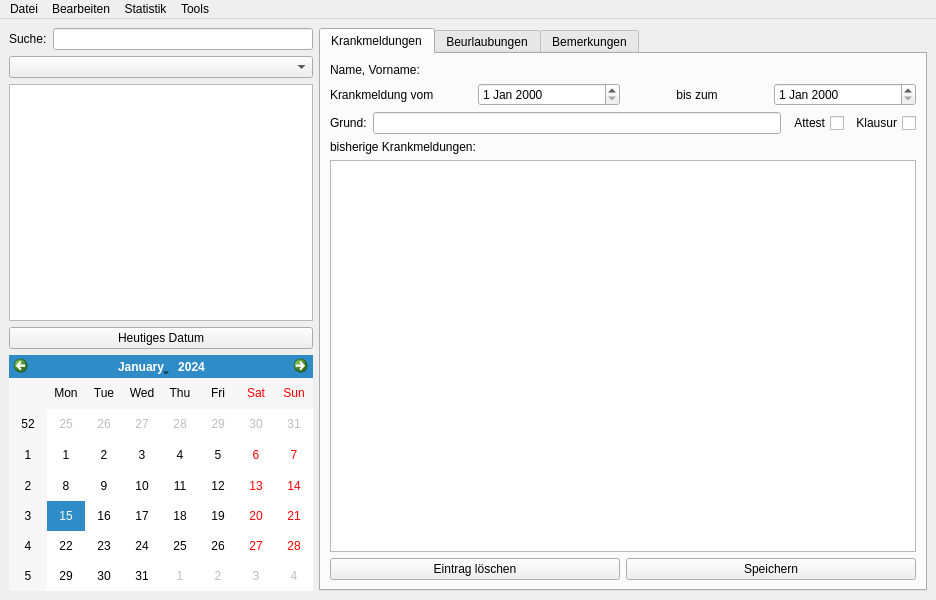
<?xml version="1.0" encoding="UTF-8"?>
<ui version="4.0">
 <class>MainWindow</class>
 <widget class="QMainWindow" name="MainWindow">
  <property name="geometry">
   <rect>
    <x>0</x>
    <y>0</y>
    <width>936</width>
    <height>600</height>
   </rect>
  </property>
  <property name="windowTitle">
   <string>Kleines Helferlein 0.2</string>
  </property>
  <widget class="QWidget" name="centralwidget">
   <layout class="QHBoxLayout" name="horizontalLayout_2" stretch="1,2">
    <item>
     <layout class="QVBoxLayout" name="verticalLayout" stretch="0,0,0,0,0">
      <item>
       <layout class="QHBoxLayout" name="horizontalLayout">
        <item>
         <widget class="QLabel" name="label">
          <property name="text">
           <string>Suche:</string>
          </property>
         </widget>
        </item>
        <item>
         <widget class="QLineEdit" name="lineEdit"/>
        </item>
       </layout>
      </item>
      <item>
       <widget class="QComboBox" name="comboBox_stufenwahl">
        <item>
         <property name="text">
          <string/>
         </property>
        </item>
        <item>
         <property name="text">
          <string>EF</string>
         </property>
        </item>
        <item>
         <property name="text">
          <string>Q1</string>
         </property>
        </item>
        <item>
         <property name="text">
          <string>Q2</string>
         </property>
        </item>
       </widget>
      </item>
      <item>
       <widget class="QTableView" name="tableView_schuelernamen">
        <property name="verticalScrollBarPolicy">
         <enum>Qt::ScrollBarAlwaysOff</enum>
        </property>
        <property name="horizontalScrollBarPolicy">
         <enum>Qt::ScrollBarAlwaysOff</enum>
        </property>
        <property name="selectionBehavior">
         <enum>QAbstractItemView::SelectRows</enum>
        </property>
        <property name="textElideMode">
         <enum>Qt::ElideNone</enum>
        </property>
        <property name="showGrid">
         <bool>false</bool>
        </property>
        <attribute name="horizontalHeaderVisible">
         <bool>false</bool>
        </attribute>
        <attribute name="horizontalHeaderStretchLastSection">
         <bool>true</bool>
        </attribute>
        <attribute name="verticalHeaderVisible">
         <bool>false</bool>
        </attribute>
       </widget>
      </item>
      <item>
       <widget class="QPushButton" name="pushButton_7">
        <property name="text">
         <string>Heutiges Datum</string>
        </property>
       </widget>
      </item>
      <item>
       <widget class="QCalendarWidget" name="calendarWidget">
        <property name="firstDayOfWeek">
         <enum>Qt::Monday</enum>
        </property>
       </widget>
      </item>
     </layout>
    </item>
    <item>
     <widget class="QTabWidget" name="tabWidget">
      <property name="sizePolicy">
       <sizepolicy hsizetype="Minimum" vsizetype="Expanding">
        <horstretch>0</horstretch>
        <verstretch>0</verstretch>
       </sizepolicy>
      </property>
      <property name="minimumSize">
       <size>
        <width>500</width>
        <height>0</height>
       </size>
      </property>
      <property name="tabShape">
       <enum>QTabWidget::Rounded</enum>
      </property>
      <property name="currentIndex">
       <number>0</number>
      </property>
      <widget class="QWidget" name="tab">
       <attribute name="title">
        <string>Krankmeldungen</string>
       </attribute>
       <layout class="QVBoxLayout" name="verticalLayout_4">
        <item>
         <layout class="QHBoxLayout" name="horizontalLayout_10" stretch="0,3">
          <item>
           <widget class="QLabel" name="label_2">
            <property name="text">
             <string>Name, Vorname:</string>
            </property>
           </widget>
          </item>
          <item>
           <widget class="QLabel" name="label_3">
            <property name="text">
             <string/>
            </property>
           </widget>
          </item>
         </layout>
        </item>
        <item>
         <layout class="QHBoxLayout" name="horizontalLayout_3">
          <item>
           <widget class="QLabel" name="label_4">
            <property name="text">
             <string>Krankmeldung vom</string>
            </property>
           </widget>
          </item>
          <item>
           <widget class="QDateEdit" name="dateEdit"/>
          </item>
          <item>
           <widget class="QLabel" name="label_5">
            <property name="text">
             <string>bis zum</string>
            </property>
            <property name="alignment">
             <set>Qt::AlignCenter</set>
            </property>
           </widget>
          </item>
          <item>
           <widget class="QDateEdit" name="dateEdit_2"/>
          </item>
         </layout>
        </item>
        <item>
         <layout class="QHBoxLayout" name="horizontalLayout_4">
          <item>
           <widget class="QLabel" name="label_7">
            <property name="text">
             <string>Grund:</string>
            </property>
           </widget>
          </item>
          <item>
           <widget class="QLineEdit" name="lineEdit_2"/>
          </item>
          <item>
           <widget class="QCheckBox" name="checkBox">
            <property name="layoutDirection">
             <enum>Qt::RightToLeft</enum>
            </property>
            <property name="text">
             <string>Attest</string>
            </property>
           </widget>
          </item>
          <item>
           <widget class="QCheckBox" name="checkBox_2">
            <property name="layoutDirection">
             <enum>Qt::RightToLeft</enum>
            </property>
            <property name="text">
             <string>Klausur</string>
            </property>
           </widget>
          </item>
         </layout>
        </item>
        <item>
         <widget class="QLabel" name="label_6">
          <property name="text">
           <string>bisherige Krankmeldungen:</string>
          </property>
         </widget>
        </item>
        <item>
         <widget class="QTableView" name="tableView_fehlzeiten">
          <property name="selectionMode">
           <enum>QAbstractItemView::SingleSelection</enum>
          </property>
          <property name="selectionBehavior">
           <enum>QAbstractItemView::SelectRows</enum>
          </property>
          <attribute name="verticalHeaderVisible">
           <bool>false</bool>
          </attribute>
         </widget>
        </item>
        <item>
         <layout class="QHBoxLayout" name="horizontalLayout_11">
          <item>
           <widget class="QPushButton" name="pushButton_4">
            <property name="text">
             <string>Eintrag löschen</string>
            </property>
           </widget>
          </item>
          <item>
           <widget class="QPushButton" name="pushButton">
            <property name="text">
             <string>Speichern</string>
            </property>
           </widget>
          </item>
         </layout>
        </item>
       </layout>
      </widget>
      <widget class="QWidget" name="tab_2">
       <attribute name="title">
        <string>Beurlaubungen</string>
       </attribute>
       <layout class="QVBoxLayout" name="verticalLayout_2">
        <item>
         <layout class="QHBoxLayout" name="horizontalLayout_7" stretch="0,3">
          <item>
           <widget class="QLabel" name="label_9">
            <property name="text">
             <string>Name, Vorname:</string>
            </property>
           </widget>
          </item>
          <item>
           <widget class="QLabel" name="label_10">
            <property name="text">
             <string/>
            </property>
           </widget>
          </item>
         </layout>
        </item>
        <item>
         <layout class="QHBoxLayout" name="horizontalLayout_6">
          <item>
           <widget class="QLabel" name="label_12">
            <property name="text">
             <string>Beurlaubung vom</string>
            </property>
           </widget>
          </item>
          <item>
           <widget class="QDateEdit" name="dateEdit_3"/>
          </item>
          <item>
           <widget class="QLabel" name="label_13">
            <property name="text">
             <string>bis zum</string>
            </property>
            <property name="alignment">
             <set>Qt::AlignCenter</set>
            </property>
           </widget>
          </item>
          <item>
           <widget class="QDateEdit" name="dateEdit_4"/>
          </item>
         </layout>
        </item>
        <item>
         <layout class="QHBoxLayout" name="horizontalLayout_5">
          <item>
           <widget class="QLabel" name="label_11">
            <property name="text">
             <string>Grund:</string>
            </property>
           </widget>
          </item>
          <item>
           <widget class="QLineEdit" name="lineEdit_3"/>
          </item>
         </layout>
        </item>
        <item>
         <layout class="QHBoxLayout" name="horizontalLayout_8">
          <item>
           <widget class="QLabel" name="label_14">
            <property name="text">
             <string>Anzahl versäumter Stunden:</string>
            </property>
           </widget>
          </item>
          <item>
           <widget class="QSpinBox" name="spinBox"/>
          </item>
         </layout>
        </item>
        <item>
         <widget class="QLabel" name="label_8">
          <property name="text">
           <string>bisherige Beurlaubungen:</string>
          </property>
         </widget>
        </item>
        <item>
         <widget class="QTableWidget" name="tableWidget_2">
          <property name="editTriggers">
           <set>QAbstractItemView::NoEditTriggers</set>
          </property>
          <attribute name="horizontalHeaderDefaultSectionSize">
           <number>60</number>
          </attribute>
          <attribute name="horizontalHeaderStretchLastSection">
           <bool>true</bool>
          </attribute>
          <attribute name="verticalHeaderStretchLastSection">
           <bool>false</bool>
          </attribute>
          <column>
           <property name="text">
            <string>von</string>
           </property>
          </column>
          <column>
           <property name="text">
            <string>bis</string>
           </property>
          </column>
          <column>
           <property name="text">
            <string>Stunden</string>
           </property>
          </column>
          <column>
           <property name="text">
            <string>Grund</string>
           </property>
          </column>
         </widget>
        </item>
        <item>
         <layout class="QHBoxLayout" name="horizontalLayout_12">
          <item>
           <widget class="QPushButton" name="pushButton_5">
            <property name="text">
             <string>Eintrag löschen</string>
            </property>
           </widget>
          </item>
          <item>
           <widget class="QPushButton" name="pushButton_2">
            <property name="text">
             <string>Speichern</string>
            </property>
           </widget>
          </item>
         </layout>
        </item>
       </layout>
      </widget>
      <widget class="QWidget" name="Bemerkung">
       <attribute name="title">
        <string>Bemerkungen</string>
       </attribute>
       <layout class="QVBoxLayout" name="verticalLayout_5">
        <item>
         <layout class="QHBoxLayout" name="horizontalLayout_9" stretch="0,3">
          <item>
           <widget class="QLabel" name="label_15">
            <property name="text">
             <string>Name, Vorname:</string>
            </property>
           </widget>
          </item>
          <item>
           <widget class="QLabel" name="label_16">
            <property name="text">
             <string/>
            </property>
           </widget>
          </item>
         </layout>
        </item>
        <item>
         <layout class="QHBoxLayout" name="horizontalLayout_14">
          <item>
           <widget class="QLabel" name="label_17">
            <property name="text">
             <string>Bemerkung:</string>
            </property>
           </widget>
          </item>
          <item>
           <widget class="QCheckBox" name="checkBox_3">
            <property name="layoutDirection">
             <enum>Qt::RightToLeft</enum>
            </property>
            <property name="text">
             <string>? Aktennotiz</string>
            </property>
           </widget>
          </item>
         </layout>
        </item>
        <item>
         <widget class="QPlainTextEdit" name="plainTextEdit"/>
        </item>
        <item>
         <widget class="QTableWidget" name="tableWidget_3">
          <property name="editTriggers">
           <set>QAbstractItemView::NoEditTriggers</set>
          </property>
          <property name="alternatingRowColors">
           <bool>false</bool>
          </property>
          <property name="sortingEnabled">
           <bool>false</bool>
          </property>
          <attribute name="horizontalHeaderCascadingSectionResizes">
           <bool>false</bool>
          </attribute>
          <attribute name="horizontalHeaderStretchLastSection">
           <bool>true</bool>
          </attribute>
          <column>
           <property name="text">
            <string>Datum</string>
           </property>
          </column>
          <column>
           <property name="text">
            <string>Akte</string>
           </property>
          </column>
          <column>
           <property name="text">
            <string>Bemerkung</string>
           </property>
          </column>
         </widget>
        </item>
        <item>
         <layout class="QHBoxLayout" name="horizontalLayout_13">
          <item>
           <widget class="QPushButton" name="pushButton_6">
            <property name="text">
             <string>Eintrag löschen</string>
            </property>
           </widget>
          </item>
          <item>
           <widget class="QPushButton" name="pushButton_3">
            <property name="text">
             <string>Speichern</string>
            </property>
           </widget>
          </item>
         </layout>
        </item>
       </layout>
      </widget>
     </widget>
    </item>
   </layout>
  </widget>
  <widget class="QMenuBar" name="menubar">
   <property name="geometry">
    <rect>
     <x>0</x>
     <y>0</y>
     <width>936</width>
     <height>27</height>
    </rect>
   </property>
   <widget class="QMenu" name="menuMen">
    <property name="title">
     <string>Datei</string>
    </property>
    <addaction name="actionStufe_importieren"/>
    <addaction name="action_ffnen"/>
    <addaction name="actionSpeichern"/>
    <addaction name="actionSpeichern_unter"/>
   </widget>
   <widget class="QMenu" name="menuStatistik">
    <property name="title">
     <string>Statistik</string>
    </property>
    <addaction name="actionKrankmeldungen"/>
    <addaction name="actionBeurlaubungen"/>
    <addaction name="actionKlausur_Attest"/>
   </widget>
   <widget class="QMenu" name="menuTools">
    <property name="title">
     <string>Tools</string>
    </property>
    <addaction name="actionDefizite_suchen"/>
    <addaction name="actionKlausurplan_konvertieren"/>
   </widget>
   <widget class="QMenu" name="menuBearbeiten">
    <property name="title">
     <string>Bearbeiten</string>
    </property>
    <addaction name="actionSch_ler_hinzuf_gen"/>
    <addaction name="actionSch_ler_l_schen"/>
   </widget>
   <addaction name="menuMen"/>
   <addaction name="menuBearbeiten"/>
   <addaction name="menuStatistik"/>
   <addaction name="menuTools"/>
  </widget>
  <action name="actionStufe_importieren">
   <property name="text">
    <string>Stufe importieren</string>
   </property>
  </action>
  <action name="action_ffnen">
   <property name="text">
    <string>Öffnen</string>
   </property>
  </action>
  <action name="actionSpeichern">
   <property name="text">
    <string>Speichern</string>
   </property>
  </action>
  <action name="actionSpeichern_unter">
   <property name="text">
    <string>Speichern unter</string>
   </property>
  </action>
  <action name="actionKrankmeldungen">
   <property name="text">
    <string>Krankmeldungen</string>
   </property>
  </action>
  <action name="actionBeurlaubungen">
   <property name="text">
    <string>Beurlaubungen</string>
   </property>
  </action>
  <action name="actionKlausur_Attest">
   <property name="text">
    <string>Klausur/Attest</string>
   </property>
  </action>
  <action name="actionDefizite_suchen">
   <property name="text">
    <string>Defizite suchen</string>
   </property>
  </action>
  <action name="actionKlausurplan_konvertieren">
   <property name="text">
    <string>Klausurplan konvertieren</string>
   </property>
  </action>
  <action name="actionSch_ler_l_schen">
   <property name="text">
    <string>Schüler löschen</string>
   </property>
  </action>
  <action name="actionSch_ler_hinzuf_gen">
   <property name="text">
    <string>Schüler hinzufügen</string>
   </property>
  </action>
 </widget>
 <resources/>
 <connections/>
</ui>
